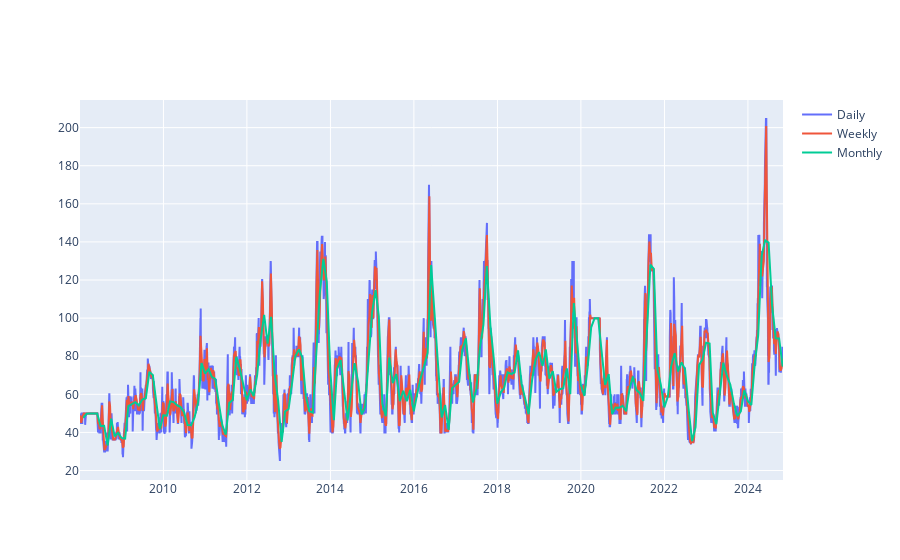

The code cell stored with this chart in its notebook:
### Code cell
fig = go.Figure()
fig.add_trace(go.Scatter(x=ws_adj.index, y=ws_adj['tomato_bol'], mode='lines', name='Daily'))
fig.add_trace(go.Scatter(x=WS_weekly.index, y=WS_weekly['tomato_bol'], mode='lines', name='Weekly'))
fig.add_trace(go.Scatter(x=WS_monthly.index, y=WS_monthly['tomato_bol'], mode='lines', name='Monthly'))

### Figure 1 — Plotly figure (JSON) as saved in the notebook; plotly's stock layout.template omitted (floating-point values rounded to 4 significant figures; data arrays with more than 128 entries replaced by an {"elided": "..."} marker saying what was removed)
{"data": [{"mode": "lines", "name": "Daily", "type": "scatter", "x": {"elided": "6148 str values"}, "y": {"elided": "6148 float values"}}, {"mode": "lines", "name": "Weekly", "type": "scatter", "x": {"elided": "879 str values"}, "y": {"elided": "879 float values"}}, {"mode": "lines", "name": "Monthly", "type": "scatter", "x": {"elided": "202 str values"}, "y": {"elided": "202 float values"}}], "layout": {}}
